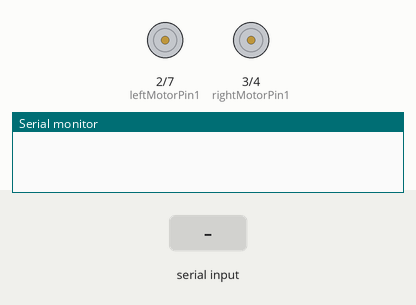
Recording of a sketch running on a simulated Arduino Uno, built with avr-gcc and run on an emulated ATmega328P. Shown: motor-driver pin pairs drawn as motors (green arrow = first pin HIGH = forward, orange = second pin HIGH = backward, longer = more drive, scaled by the enable pin), the last lines printed to the serial monitor. The inputs (shaded band) are chosen by the test bench.

Above: at 1.2 s.
1.3 s: "1" received over Serial
At 1.7 s:
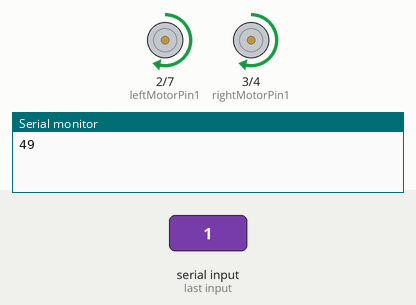
2.9 s: "2" received over Serial
At 4.1 s:
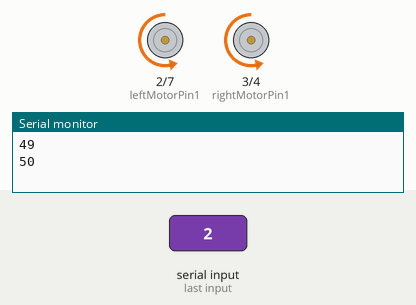
4.4 s: "3" received over Serial
At 5.2 s:
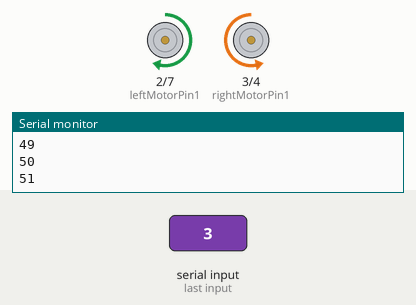
5.9 s: "4" received over Serial
At 6.4 s:
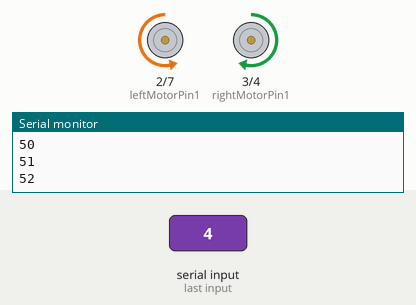
Timing chart, 0 to 8.4 s (numbered marks = the images above; inputs shaded):
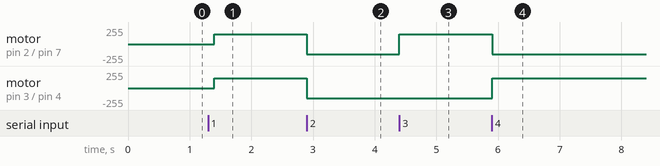

Measured:
- after the input at 1.3 s, motor on pin 2 (leftMotorPin1) / pin 7 (leftMotorPin2), motor on pin 3 (rightMotorPin1) / pin 4 (rightMotorPin2): stopped → forward 150/255 after 0.10 s
- after the input at 2.9 s, motor on pin 2 (leftMotorPin1) / pin 7 (leftMotorPin2), motor on pin 3 (rightMotorPin1) / pin 4 (rightMotorPin2): forward 150/255 → backward 150/255 at once
- after the input at 4.4 s, motor on pin 2 (leftMotorPin1) / pin 7 (leftMotorPin2): backward 150/255 → forward 150/255 at once
- after the input at 5.9 s, motor on pin 2 (leftMotorPin1) / pin 7 (leftMotorPin2): forward 150/255 → backward 150/255 at once; motor on pin 3 (rightMotorPin1) / pin 4 (rightMotorPin2): backward 150/255 → forward 150/255 at once

The sketch:

Bluetooth_Controlled_Robot.ino
```cpp
#define MAX_REGULAR_MOTOR_SPEED 120
#define MAX_MOTOR_ADJUST_SPEED 150


//Right motor
int enableRightMotor = 5;
int rightMotorPin1 = 3;
int rightMotorPin2 = 4;

//Left motor
int enableLeftMotor = 6;
int leftMotorPin1 = 2;
int leftMotorPin2 = 7;

int t;

void setup() {
  // put your setup code here, to run once:
  // Configure the necessary pins as output and input
  pinMode(enableRightMotor, OUTPUT);
  pinMode(rightMotorPin1, OUTPUT);
  pinMode(rightMotorPin2, OUTPUT);

  pinMode(enableLeftMotor, OUTPUT);
  pinMode(leftMotorPin1, OUTPUT);
  pinMode(leftMotorPin2, OUTPUT);

  Serial.begin(9600);

  rotateMotor(0, 0);
}


void loop() {
  //Read the lsignal from the bluetooth module
  if (Serial.available()) {
    t = Serial.read();
    Serial.println(t);
  }

  if (t == 49) {  //move forward(all motors rotate in forward direction)
    rotateMotor(MAX_MOTOR_ADJUST_SPEED, MAX_MOTOR_ADJUST_SPEED);
  }

  else if (t == 50) {  //move reverse (all motors rotate in reverse direction)
    rotateMotor(-MAX_MOTOR_ADJUST_SPEED, -MAX_MOTOR_ADJUST_SPEED);
  }

  else if (t == 51) {  //turn right (left side motors rotate in forward direction, right side motors doesn't rotate)
    rotateMotor(-MAX_MOTOR_ADJUST_SPEED, MAX_MOTOR_ADJUST_SPEED);
  }

  else if (t == 52) {  //turn left (right side motors rotate in forward direction, left side motors doesn't rotate)
    rotateMotor(MAX_MOTOR_ADJUST_SPEED, -MAX_MOTOR_ADJUST_SPEED);
  }

  else if (t == 53) {  //STOP (all motors stop)
    rotateMotor(0, 0);
  }
  delay(100);
}

//Function to rotate the motors in the appropriate direction
void rotateMotor(int rightMotorSpeed, int leftMotorSpeed) {
  if (rightMotorSpeed < 0) {
    digitalWrite(rightMotorPin1, LOW);
    digitalWrite(rightMotorPin2, HIGH);
  } else if (rightMotorSpeed >= 0) {
    digitalWrite(rightMotorPin1, HIGH);
    digitalWrite(rightMotorPin2, LOW);
  }

  if (leftMotorSpeed < 0) {
    digitalWrite(leftMotorPin1, LOW);
    digitalWrite(leftMotorPin2, HIGH);
  } else if (leftMotorSpeed >= 0) {
    digitalWrite(leftMotorPin1, HIGH);
    digitalWrite(leftMotorPin2, LOW);
  }

  analogWrite(enableRightMotor, abs(rightMotorSpeed));
  analogWrite(enableLeftMotor, abs(leftMotorSpeed));
}
```
